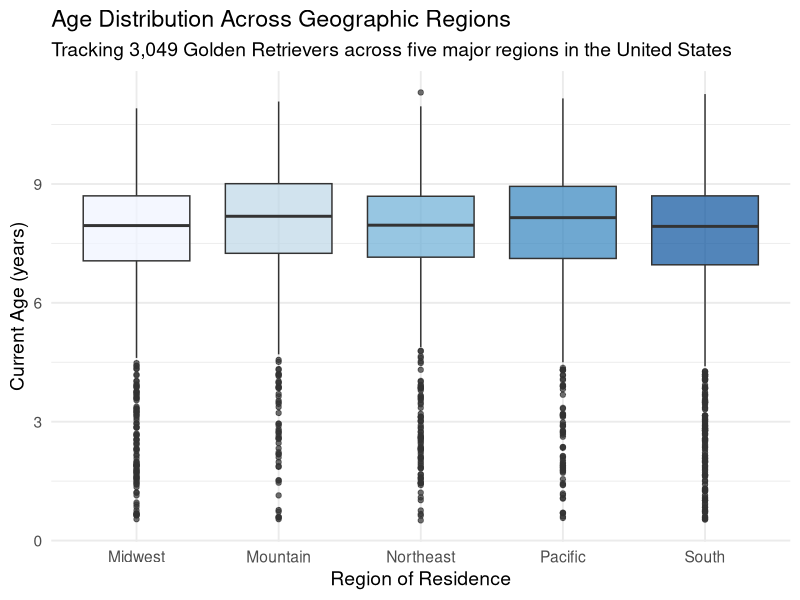

This figure's R source:
## ---- chunk 1
#| label: story-plot
#| fig-width: 8
#| fig-height: 5

library(tidyverse)

dogs <- read_csv("golden_retrievers.csv", show_col_types = FALSE) |> 
  filter(Region_of_residence != "")

dogs |> 
  ggplot(aes(x = Region_of_residence, y = Age_current_years, fill = Region_of_residence)) +
  geom_boxplot(alpha = 0.7, show.legend = FALSE) +
  labs(
    title = "Age Distribution Across Geographic Regions",
    subtitle = "Tracking 3,049 Golden Retrievers across five major regions in the United States",
    x = "Region of Residence",
    y = "Current Age (years)"
  ) +
  theme_minimal(base_size = 14) +
  scale_fill_brewer(palette = "Blues")
